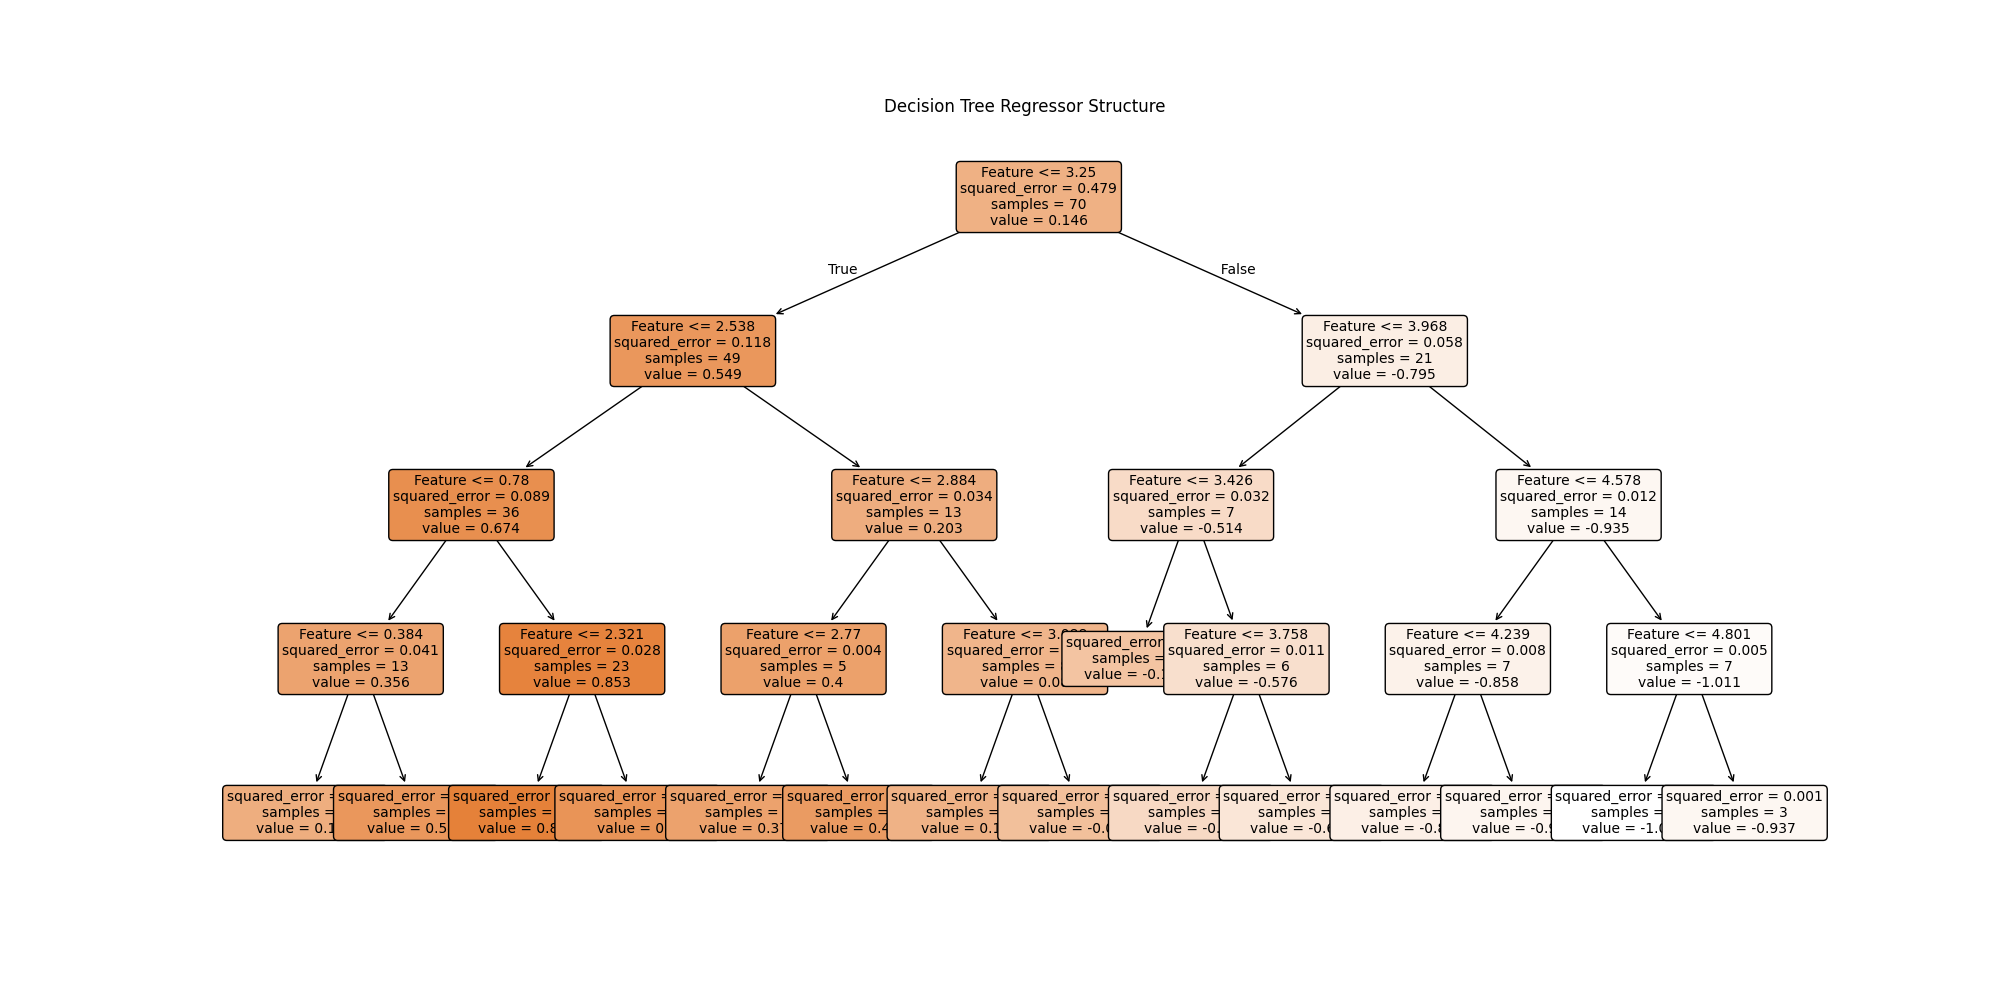

Write Python code to recreate this figure.
import numpy as np
import matplotlib.pyplot as plt
from sklearn.tree import DecisionTreeRegressor, plot_tree, export_text
from sklearn.model_selection import train_test_split
from sklearn.metrics import mean_squared_error, r2_score

# Generate Synthetic Dataset
np.random.seed(42)

X = np.sort(5 * np.random.rand(100, 1), axis=0)
y = np.sin(X).ravel() + np.random.normal(0, 0.1, X.shape[0])

# Visualize Dataset
plt.figure(figsize=(8, 5))
plt.scatter(X, y, color='red', label='Data')
plt.title("Synthetic Dataset")
plt.xlabel("Feature")
plt.ylabel("Target")
plt.legend()
plt.savefig('dataset.png')
plt.show()

# Train-Test Split
X_train, X_test, y_train, y_test = train_test_split(
    X,
    y,
    test_size=0.3,
    random_state=42
)

# Create and Train Decision Tree Regressor
regressor = DecisionTreeRegressor(
    max_depth=4,
    random_state=42
)

regressor.fit(X_train, y_train)

# Predictions
y_pred = regressor.predict(X_test)

# Evaluation Metrics
mse = mean_squared_error(y_test, y_pred)
rmse = np.sqrt(mse)
r2 = r2_score(y_test, y_pred)

print("Model Performance")
print("-" * 30)
print(f"Mean Squared Error (MSE): {mse:.4f}")
print(f"Root Mean Squared Error (RMSE): {rmse:.4f}")
print(f"R² Score: {r2:.4f}")

# Generate Smooth Curve for Visualization
X_grid = np.arange(
    X.min(),
    X.max(),
    0.01
).reshape(-1, 1)

y_grid_pred = regressor.predict(X_grid)

# Plot Predictions
plt.figure(figsize=(10, 6))
plt.scatter(X, y, color='red', label='Actual Data')
plt.plot(X_grid, y_grid_pred, linewidth=2, label='Decision Tree Prediction')
plt.title("Decision Tree Regression")
plt.xlabel("Feature")
plt.ylabel("Target")
plt.legend()
plt.savefig('Decision Tree Regression.png')
plt.show()

# Visualize Decision Tree
plt.figure(figsize=(20, 10))

plot_tree(
    regressor,
    feature_names=["Feature"],
    filled=True,
    rounded=True,
    fontsize=10
)

plt.title("Decision Tree Regressor Structure")
plt.savefig('DecisionTreeStructure.png')
plt.show()

# Print Tree Rules
print("\nDecision Tree Rules:")
print("-" * 50)

tree_rules = export_text(
    regressor,
    feature_names=["Feature"]
)

print(tree_rules)
